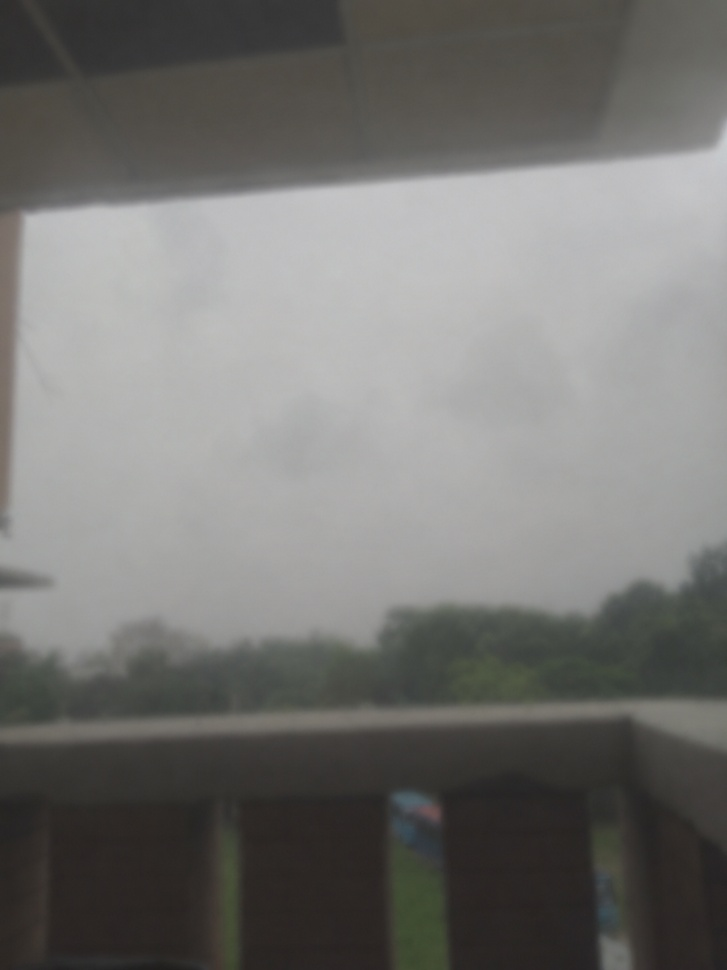
%> input picture bad_case1.jpg, 727 x 970 px, shrunk from 1086 x 1448 before the run
$ octave EdgeDetectionimg4.m   (GNU Octave 9; MATLAB toolbox functions it lacks are replaced by stand-ins)
%> lines starting %> are read from the running program, lines starting %| are printed output that depends on the picture; in (x1, y1, x2, y2) boxes, pixels count from 0 and x2, y2 are one past the last pixel; in counts of white or black regions, pixels touching at a corner belong together; the program's own positions count from 1
%% =====================================================
% Digital Image Processing Project
% Project: Edge Detection using MATLAB
% ======================================================

clc;
clear;
close all;

%% Step 1 : Read Input Image
img = imread('bad_case1.jpg');
%> img is the input picture: size 970x727x3 uint8; mean R, G, B 116.6, 116, 113.5

%% Step 2 : Display Original Image
figure;
imshow(img);
title('Original Image');

%% Step 3 : Convert RGB Image to Gray
if size(img,3)==3
    gray = rgb2gray(img);
else
    gray = img;
end

figure;
imshow(gray);
title('Gray Image');

%% Step 4 : Image Enhancement
enhanced = histeq(gray);
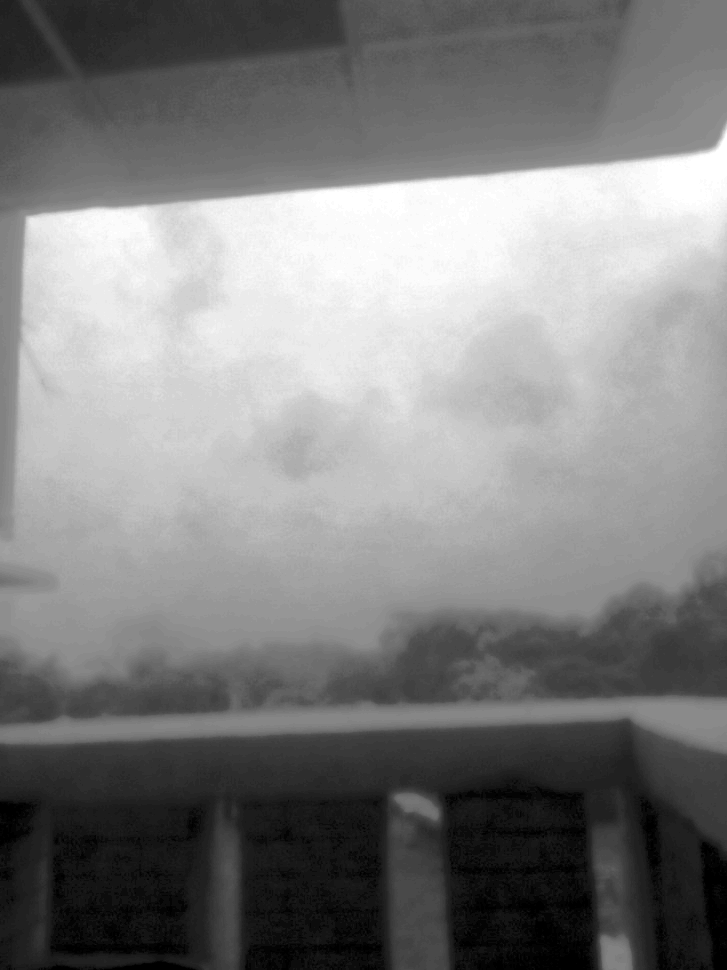
%> enhanced: size 970x727 uint8; min 0, max 255, mean 127

figure;
imshow(enhanced);
title('Enhanced Image');

%% Step 5 : Edge Detection

sobel = edge(enhanced,'Sobel');
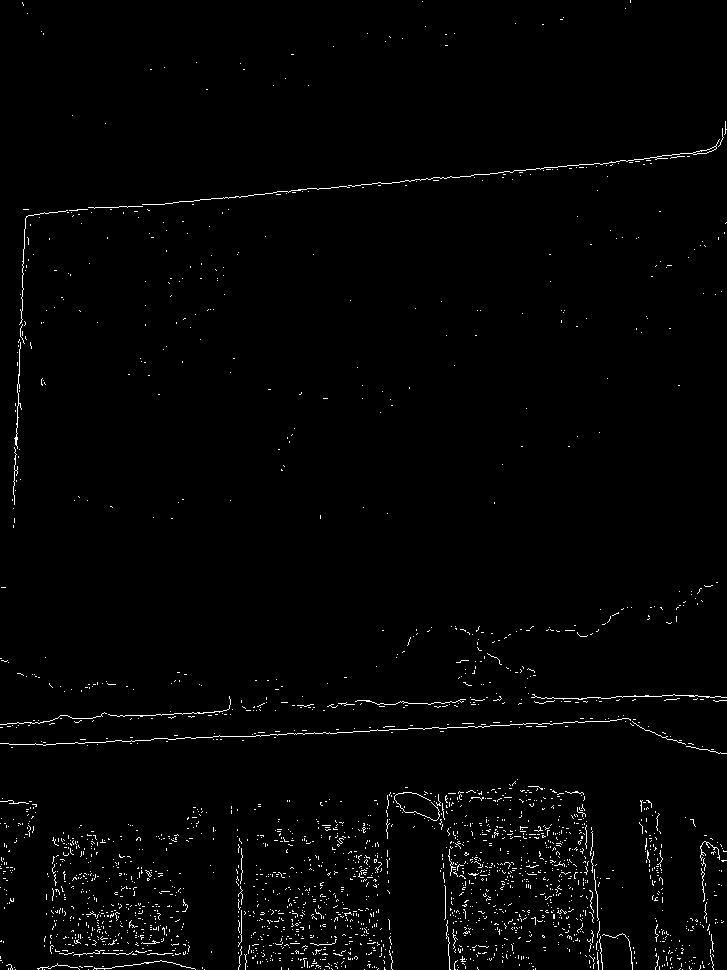
%> sobel: size 970x727 logical; 1.5% white in thin lines or dots
prewitt = edge(enhanced,'Prewitt');
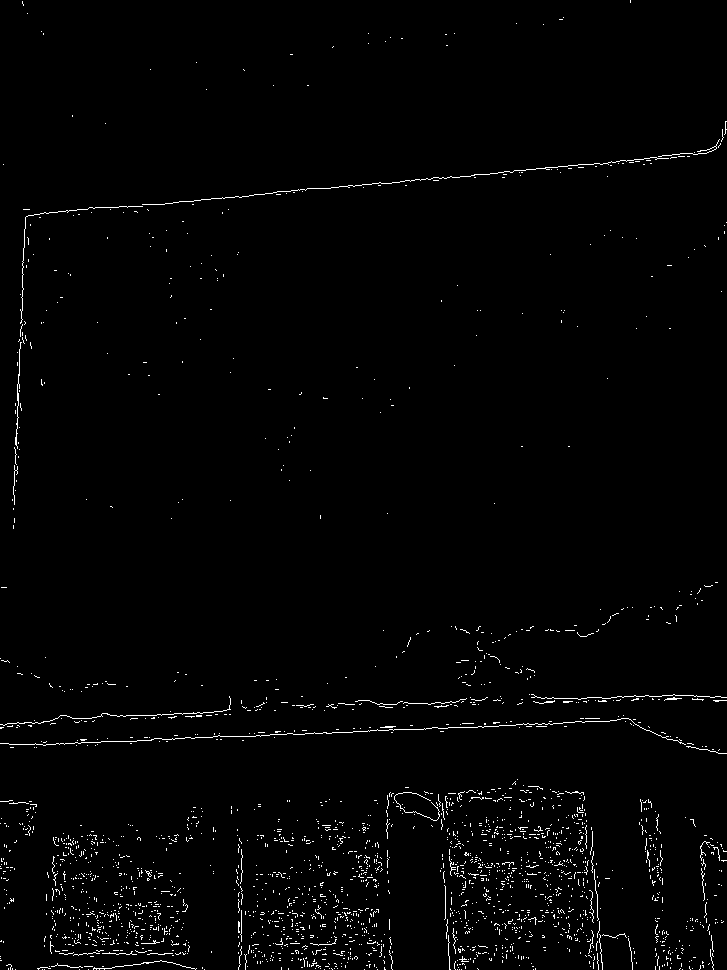
%> prewitt: size 970x727 logical; 1.5% white in thin lines or dots
roberts = edge(enhanced,'Roberts');
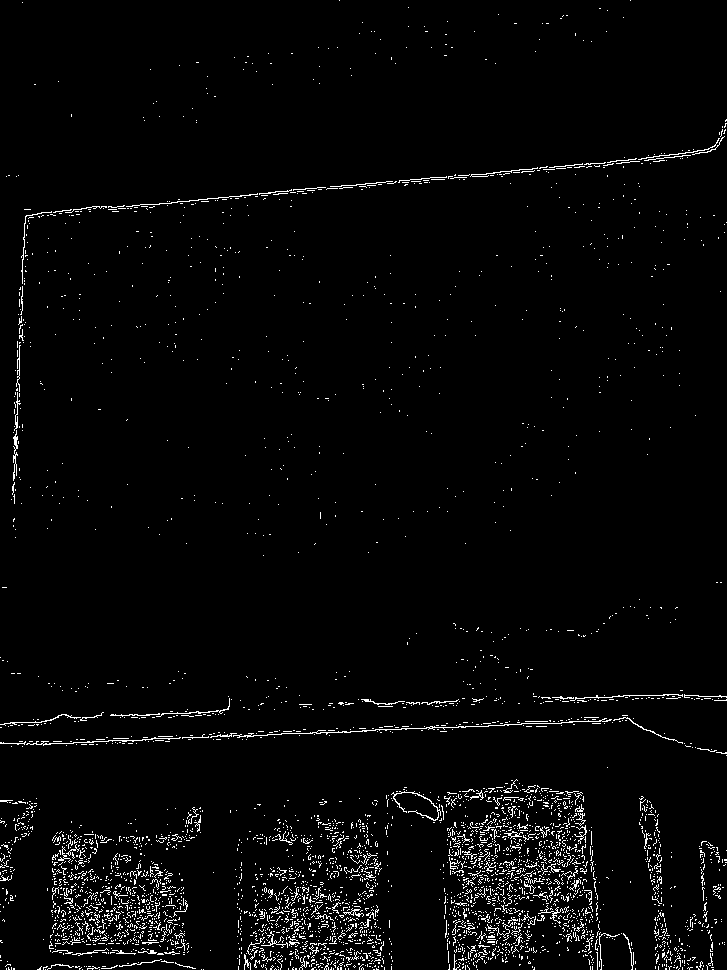
%> roberts: size 970x727 logical; 2.7% white in thin lines or dots
canny = edge(enhanced,'Canny');
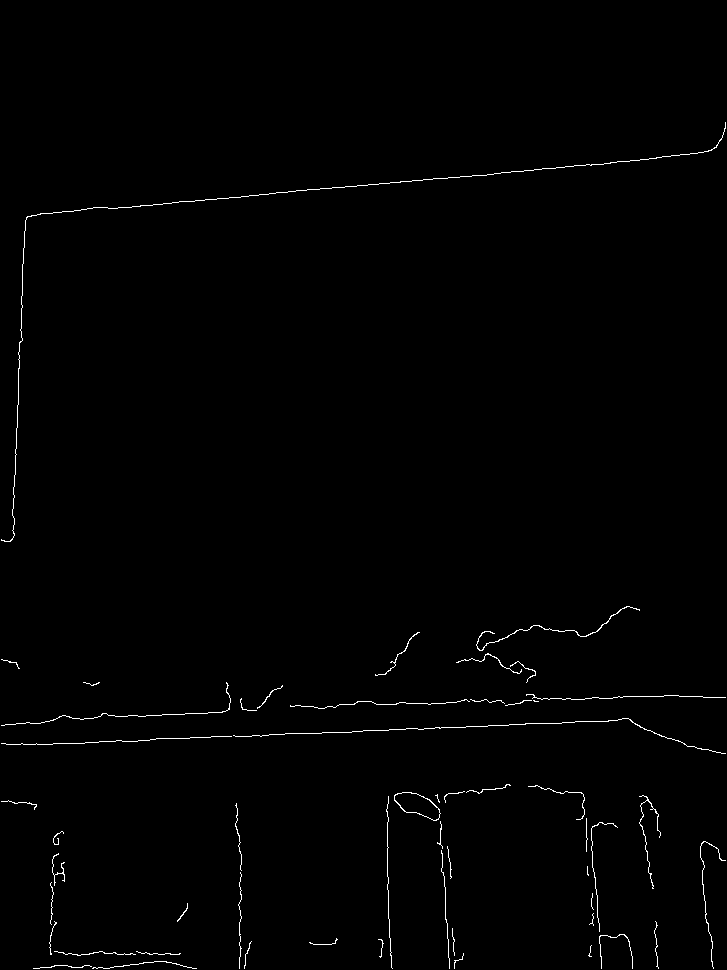
%> canny: size 970x727 logical; 0.77% white in thin lines or dots, all inside (x1, y1, x2, y2) = (1, 122, 726, 969)

%% Step 6 : Display All Results

figure;

subplot(2,3,1)
imshow(img)
title('Original')

subplot(2,3,2)
imshow(gray)
title('Gray')

subplot(2,3,3)
imshow(sobel)
title('Sobel Edge')

subplot(2,3,4)
imshow(prewitt)
title('Prewitt Edge')

subplot(2,3,5)
imshow(roberts)
title('Roberts Edge')

subplot(2,3,6)
imshow(canny)
title('Canny Edge')

%% Step 7 : Save Output Images

imwrite(gray,'Gray_Image.jpg');
imwrite(enhanced,'Enhanced_Image.jpg');

imwrite(sobel,'Sobel_Output.jpg');
imwrite(prewitt,'Prewitt_Output.jpg');
imwrite(roberts,'Roberts_Output.jpg');
imwrite(canny,'Canny_Output.jpg');

%% Step 8 : Completion Message

disp('========================================');
disp('Edge Detection Completed Successfully');
disp('Gray Image Saved');
disp('Enhanced Image Saved');
disp('Sobel Output Saved');
disp('Prewitt Output Saved');
disp('Roberts Output Saved');
disp('Canny Output Saved');
disp('========================================');
